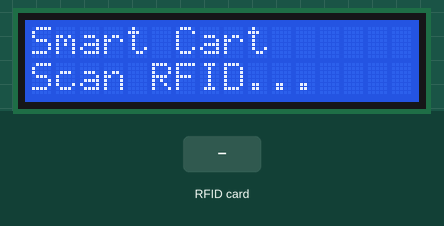
Bench run of a sketch on a simulated Arduino Uno, built with avr-gcc and run on an emulated ATmega328P. On the bench: 16×2 character LCD. Inputs (shaded band) come from the test bench. What the sketch prints to the serial monitor is not drawn.

Above: at 1.3 s.
1.4 s: RFID card 5E 7A 19 C4 held to the reader
At 2.1 s:
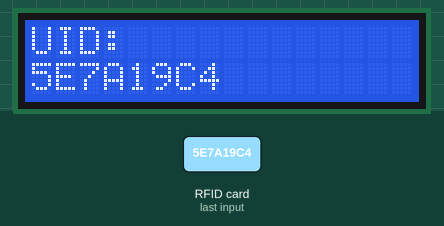
At 3.6 s:
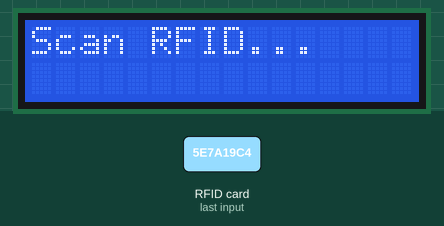
Timing chart, 0 to 5.1 s (numbered marks = the images above; inputs shaded):
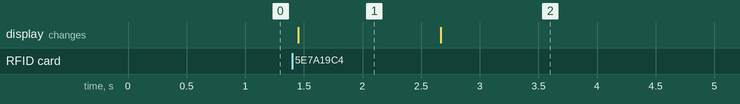

Measured:
- after the input at 1.4 s, the display: changes after 0.05 s (image 1)
- what the display in image 1 shows lasts 1.2 s, from 1.5 s to 2.7 s

The sketch:

smart_cart_arduino.ino
```cpp
#include <SPI.h>
#include <MFRC522.h>
#include <Wire.h>
#include <LiquidCrystal_I2C.h>
#include <SoftwareSerial.h>

#define RFID_SS_PIN 10
#define RFID_RST_PIN 9

#define ESP32_RX_PIN 2
#define ESP32_TX_PIN 3

MFRC522 rfid(RFID_SS_PIN, RFID_RST_PIN);
LiquidCrystal_I2C lcd(0x27, 16, 2);
SoftwareSerial espUart(ESP32_RX_PIN, ESP32_TX_PIN);

// Convert UID bytes into a readable HEX string
String uidToHexString(MFRC522::Uid *uid)
{
  String result = "";

  for (byte i = 0; i < uid->size; i++)
  {
    if (uid->uidByte[i] < 0x10)
    {
      result += "0";
    }
    result += String(uid->uidByte[i], HEX);
  }

  result.toUpperCase();
  return result;
}

// Arduino initialization
void setup()
{
  Serial.begin(115200);
  espUart.begin(9600);

  SPI.begin();
  rfid.PCD_Init();

  lcd.init();
  lcd.backlight();

  lcd.clear();
  lcd.setCursor(0, 0);
  lcd.print("Smart Cart");
  lcd.setCursor(0, 1);
  lcd.print("Scan RFID...");
}

// Main execution loop
void loop()
{
  if (!rfid.PICC_IsNewCardPresent())
  {
    return;
  }

  if (!rfid.PICC_ReadCardSerial())
  {
    return;
  }

  String uidStr = uidToHexString(&rfid.uid);

  lcd.clear();
  lcd.setCursor(0, 0);
  lcd.print("UID:");
  lcd.setCursor(0, 1);
  lcd.print(uidStr);

  String msg = "<UID:" + uidStr + ">";
  espUart.println(msg);

  Serial.print("Sent to ESP32: ");
  Serial.println(msg);

  rfid.PICC_HaltA();
  rfid.PCD_StopCrypto1();

  delay(1200);

  lcd.clear();
  lcd.setCursor(0, 0);
  lcd.print("Scan RFID...");
}
```
